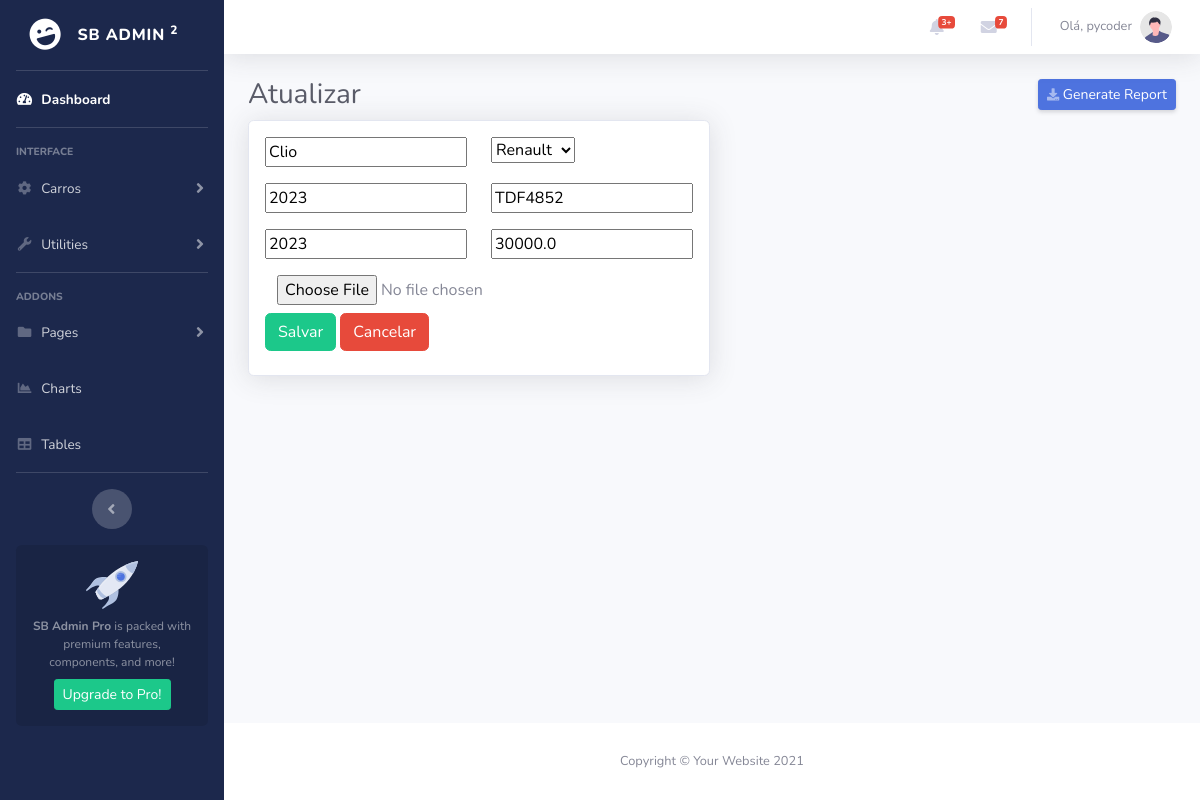
The app's page /car/4/update (signed in), older data.
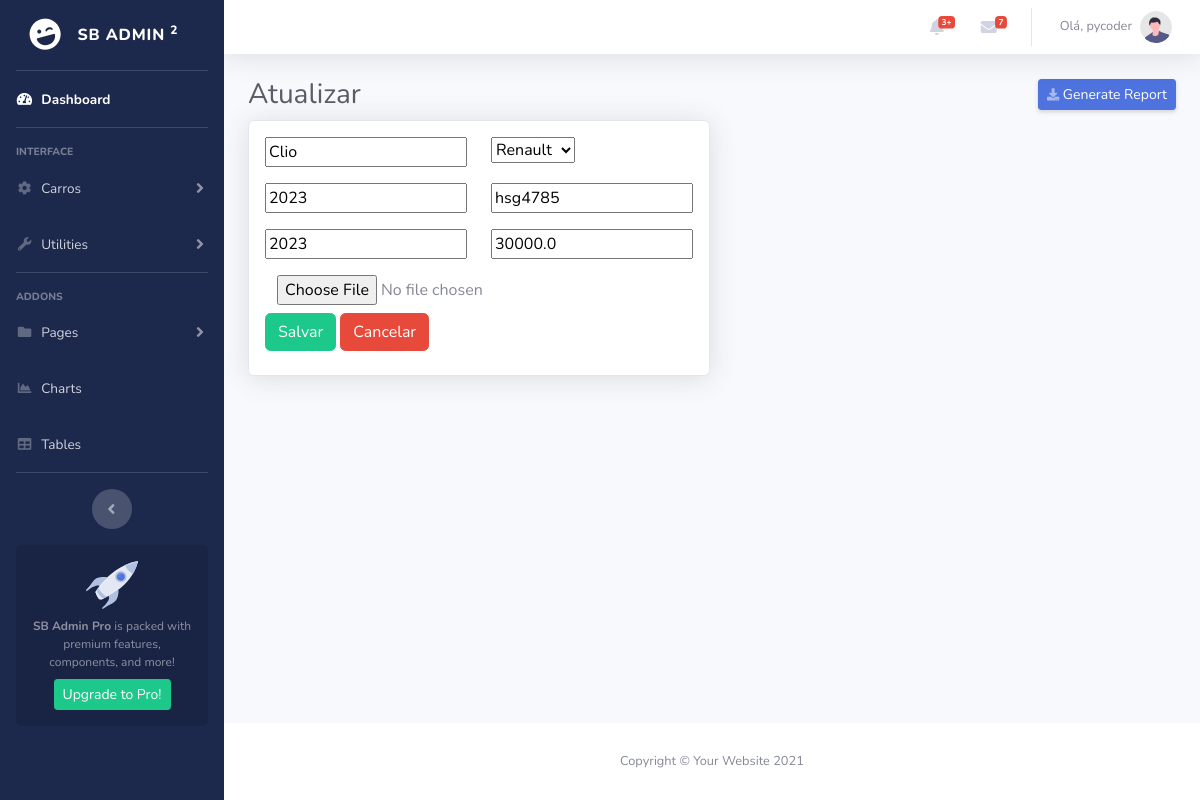
The same page, newer data.
### cars/models.py (models this page shows, shortened)
class Car(models.Model):
    id = models.AutoField(primary_key=True)
    model = models.CharField(max_length=200)
    brand = models.ForeignKey(Brand, on_delete=models.PROTECT, related_name='car_brand')
    factory_year = models.IntegerField(blank=True, null=True)
    plate = models.CharField(max_length=10, blank=True, null=True)
    model_year = models.IntegerField(blank=True, null=True)
    value = models.FloatField(blank=True, null=True)
    photo = models.ImageField(upload_to='cars/', blank=True, null=True)

### cars/views.py (the view)
# urls.py: path('car/<int:pk>/update', CarUpdateView.as_view(), name='car_update'),
class CarUpdateView(UpdateView):
   model = Car
   form_class = CarModelForm
   template_name = 'car_update.html'
   success_url = '/cars/'

### cars/forms.py (shortened to what this page needs)
class CarModelForm(forms.ModelForm):
    class Meta:
        model = Car
        fields = '__all__'

### cars/models.py (called while the page is built)
    def __str__(self):
        return self.name

### cars/templates/car_update.html
{% extends 'form_car.html' %}
{% block page-title %}
    Atualizar
{% endblock%}

### cars/templates/form_car.html (shortened to what this page needs)
{% extends 'base.html' %}
{% load bootstrap %}
{% block card %}
<div class="col-md-auto ">
    <div class="card shadow mb-4">
        <form method="post" enctype="multipart/form-data" class="p-3">
            <div class="form-group row">
                <div class="col-sm-6 mb-3 mb-sm-0">
                    {{ form.model|bootstrap }}
                </div>
                <div class="col-sm-6">
                    {{ form.brand|bootstrap }}
                </div>
            </div>
            <div class="form-group row">
                <div class="col-sm-6 mb-3 mb-sm-0">
                    {{ form.factory_year|bootstrap }}
                </div>
                <div class="col-sm-6">
                    {{ form.plate|bootstrap }}
                </div>
            </div><div class="form-group row">
                <div class="col-sm-6 mb-3 mb-sm-0">
                    {{ form.model_year|bootstrap }}
                </div>
                <div class="col-sm-6">
                    {{ form.value|bootstrap }}
                </div>
            </div>
            <div class=" mb-2 col-lg-8">
                {{ form.photo }}
            </div>
           <input type="submit" value="Salvar" class="btn btn-success mb-2">
            <a href="{% url 'cars_list' %}" class="btn btn-danger mb-2">Cancelar</a>
        </form>
    </div>
</div>
{% endblock %}

Row changes from the older to the newer data that the page shows:
changed Car "Clio": plate "TDF4852" → "hsg4785"
